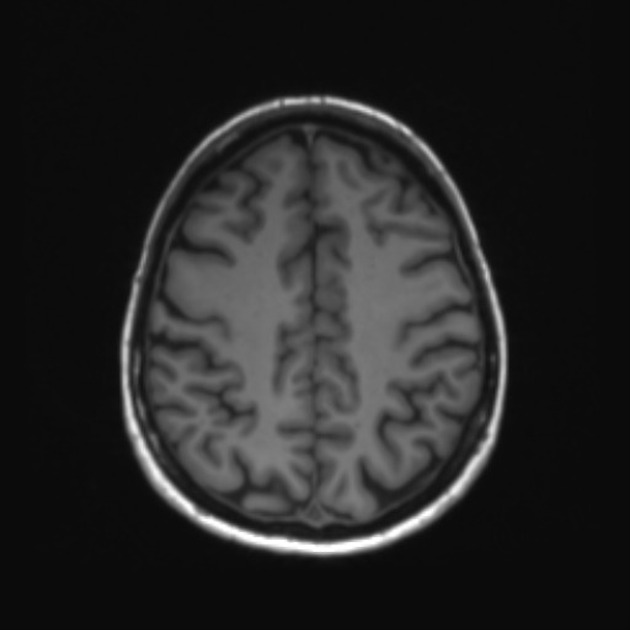
#> input picture no/mri_healthy (1).jpeg, 630 x 630 px, found by its file name; its folder holds 4 pictures in this run
$ jupyter execute --allow-errors ML_project.ipynb   (older library calls are emulated)
#> lines starting #> are read from the running program, lines starting #| are printed output that depends on the picture; after the words box and inside, x2 and y2 are one past the last pixel; in counts of white or black regions, pixels touching at a corner belong together
[cell 1]
import cv2 as cv
import numpy as np
import os
import matplotlib.pyplot as plt
import skimage.feature as skf
from skimage.feature import graycomatrix, graycoprops, local_binary_pattern
from skimage.measure import regionprops, label
from skimage.morphology import remove_small_objects
from skimage import measure
from sklearn.model_selection import train_test_split, GridSearchCV, StratifiedKFold, cross_val_score
from sklearn.preprocessing import StandardScaler
from sklearn.metrics import accuracy_score, classification_report, confusion_matrix, roc_auc_score, roc_curve, precision_score, recall_score, f1_score
from sklearn.svm import SVC
from sklearn.feature_selection import SelectKBest, f_classif, mutual_info_classif
from scipy.stats import mode
import pandas as pd
from scipy.special import expit
from sklearn import metrics
from skimage.feature import hog

[cell 2]
# preprocess_image

target_size = (256, 256)

def pad_image(image):
    h, w = image.shape
    pad_h_top = max(0, (target_size[0] - h) // 2)
    pad_h_bottom = max(0, target_size[0] - h - pad_h_top)
    pad_w_left = max(0, (target_size[1] - w) // 2)
    pad_w_right = max(0, target_size[1] - w - pad_w_left)

    padded_image = np.pad(image, ((pad_h_top, pad_h_bottom), (pad_w_left, pad_w_right)), mode='constant', constant_values = 0)
    return padded_image[:target_size[0], :target_size[1]]  # Ensure final dimensions


def resize_image(image):
    h, w = image.shape
    scale = min(target_size[0] / float(h), target_size[1] / float(w))
    new_h, new_w = int(h * scale), int(w * scale)
    resized_image = cv.resize(image, (new_w, new_h))

    return resized_image


def apply_otsu_threshold(image):
    blurred_image = cv.GaussianBlur(image, (5, 5), 0)
    _, thresholded_image = cv.threshold(blurred_image, 0, 255, cv.THRESH_BINARY + cv.THRESH_OTSU)

    # Morphological operations to clean up small artifacts
    kernel = cv.getStructuringElement(cv.MORPH_ELLIPSE, (3, 3))
    cleaned_image = cv.morphologyEx(thresholded_image, cv.MORPH_CLOSE, kernel)
    cleaned_image = cv.morphologyEx(cleaned_image, cv.MORPH_OPEN, kernel)

    return cleaned_image


def apply_clahe(image):
    # Apply CLAHE to enhance the contrast of the image.
    clahe = cv.createCLAHE(clipLimit=2.0, tileGridSize=(8, 8))
    clahe_image = clahe.apply(image)  # Apply CLAHE to the grayscale image

    return clahe_image


def normalize_image(image):
    min_val, max_val = np.min(image), np.max(image)
    return (image - min_val) / (max_val - min_val)


def skull_strip(image, thresholded_image):
    # Use the thresholded image as a mask to keep only the brain region
    mask = thresholded_image > 0
    skull_stripped_image = np.zeros_like(image)
    skull_stripped_image[mask] = image[mask]
    return skull_stripped_image


def preprocess_image(image):
    if image.shape[0] < target_size[0] or image.shape[1] < target_size[1]:
        padded_image = pad_image(image)
    else:
        resized_image = resize_image(image)
        padded_image = pad_image(resized_image)

    # Apply CLAHE for contrast enhancement
    clahe_image = apply_clahe(padded_image)  # Assuming CLAHE function is already defined

    # Apply Otsu thresholding to isolate the brain region
    otsu_image = apply_otsu_threshold(clahe_image)
    # Perform skull stripping
    skull_stripped_image = skull_strip(clahe_image, otsu_image)

    # Normalize the image to [0, 1]
    normalized_image = normalize_image(skull_stripped_image)  # Normalize function defined as before

    return normalized_image


def preprocess_image_2(image):
    if image.shape[0] < target_size[0] or image.shape[1] < target_size[1]:
        padded_image = pad_image(image)
    else:
        resized_image = resize_image(image)
        padded_image = pad_image(resized_image)

    clahe_image = apply_clahe(padded_image)
    otsu_image = apply_otsu_threshold(clahe_image)
    skull_stripped_image = skull_strip(clahe_image, otsu_image)
    normalized_image = normalize_image(skull_stripped_image)

    return padded_image, clahe_image, otsu_image, skull_stripped_image, normalized_image

[cell 3]
# prepare_images

def rename_image(file_name, input_dir, index):
    if 'no' in input_dir:
        return f"no_{index}.png"
    elif 'yes' in input_dir:
        return f"yes_{index}.png"
    else:
        return f"image_{index}.png"

def prepare_images(input_dir, output_dir):
    os.makedirs(output_dir, exist_ok=True)
    index = 1

    for file_name in os.listdir(input_dir):
        if file_name.lower().endswith(('.png', '.jpg', '.jpeg')):
            img_path = os.path.join(input_dir, file_name)
            image = cv.imread(img_path, cv.IMREAD_GRAYSCALE)

            processed_image = preprocess_image(image)
            new_name = rename_image(file_name, input_dir, index)
            output_path = os.path.join(output_dir, new_name)

            cv.imwrite(output_path, (processed_image * 255).astype(np.uint8))
            index += 1

[cell 4]
def visualize_steps(original, padded, clahe, otsu, stripped, normalized):
    titles = ['Original', 'Padded', 'CLAHE', 'Otsu Threshold', 'Skull Stripped', 'Normalized']
    images = [original, padded, clahe, otsu, stripped, normalized]

    plt.figure(figsize=(15, 5))
    for i, (title, img) in enumerate(zip(titles, images)):
        plt.subplot(1, 6, i + 1)
        plt.title(title)
        plt.imshow(img, cmap='gray')
        plt.axis('off')
    plt.tight_layout()
    plt.show()

def visualize_directory_images(input_dir, num_images=5):
    # Load and preprocess images
    for i, file_name in enumerate(os.listdir(input_dir)):
        if file_name.endswith(('.png', '.jpg', '.jpeg', '.PNG', '.JPG', '.JPEG')) and i < num_images:
            img_path = os.path.join(input_dir, file_name)
            image = cv.imread(img_path, cv.IMREAD_GRAYSCALE)

            # Preprocess image
            padded_image, clahe_image, otsu_image, skull_stripped_image, roi, normalized_image = preprocess_image_2(image)

            # Resize original image for visualization
            resized_original_image = cv.resize(image, target_size)

            # Visualize all steps
            visualize_steps(padded_image, clahe_image, otsu_image, skull_stripped_image, roi, normalized_image)

[cell 5]
input_dir_no = '/content/drive/MyDrive/my_dataset/no'         # Path to "no" images
output_dir_no = '/content/drive/MyDrive/my_dataset/no_after'  # Path to store processed "no" images

prepare_images(input_dir_no, output_dir_no)
#> in prepare_images, image is the input picture: shape (630, 630); min 9, max 255, mean 37.7
#> in apply_clahe, `clahe_image = clahe.apply(image)`:
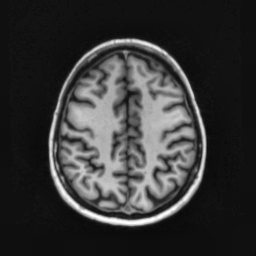
#> clahe_image: shape (256, 256); min 8, max 255, mean 54.1
#> in apply_otsu_threshold, `_, thresholded_image = cv.threshold(blurred_image, 0, 255, cv.THRESH_B..`:
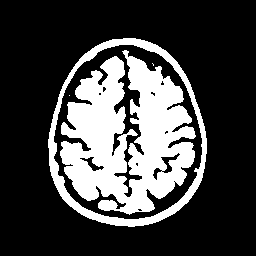
#> thresholded_image: shape (256, 256); 26.2% white; 4 white regions (2 under 20 px), largest, box (x1, y1, x2, y2) and area: (60, 50, 196, 215) 13643, (48, 38, 207, 227) 3514
#> in apply_otsu_threshold, `cleaned_image = cv.morphologyEx(thresholded_image, cv.MORPH_CLOSE, ker..`:
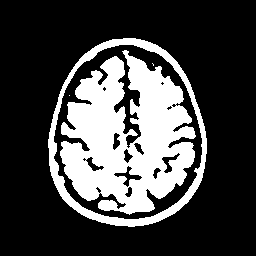
#> cleaned_image: shape (256, 256); 26.4% white; 4 white regions (2 under 20 px), largest, box (x1, y1, x2, y2) and area: (60, 50, 196, 215) 13792, (48, 38, 207, 227) 3516
#> in apply_otsu_threshold, `cleaned_image = cv.morphologyEx(cleaned_image, cv.MORPH_OPEN, kernel)`: cleaned_image: shape (256, 256); 26.4% white; 2 white regions, box (x1, y1, x2, y2) and area: (60, 50, 196, 215) 13768, (48, 38, 207, 227) 3513
#> in skull_strip, `skull_stripped_image[mask] = image[mask]`:
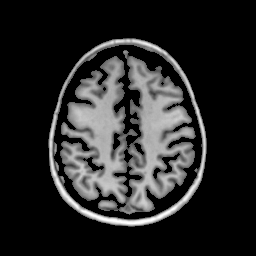
#> skull_stripped_image: shape (256, 256); min 0, max 255, mean 38.7
#> in normalize_image, `min_val, max_val = np.min(image), np.max(image)`: min_val = 0; max_val = 255
#> pass 2 of the loop in prepare_images, `for file_name in os.listdir(input_dir):`:
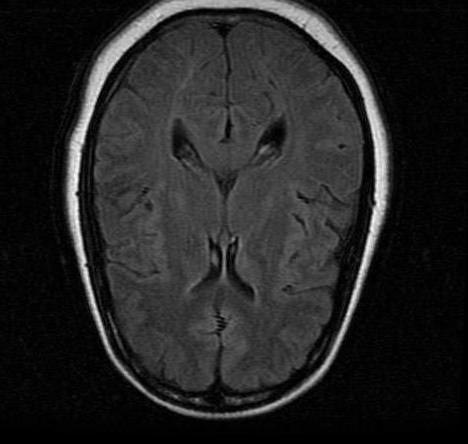
#> input picture no/mri_healthy (103).jpg, 468 x 444 px, found by its file name
#> in prepare_images, image is the input picture: shape (444, 468); min 0, max 253, mean 36.4
#> resized_image: shape (242, 256)
#> in apply_otsu_threshold (call 2), `_, thresholded_image = cv.threshold(blurred_image, 0, 255, cv.THRESH_B..`:
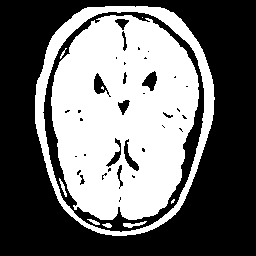
#> thresholded_image: shape (256, 256); 42.8% white; 10 white regions (3 under 20 px), largest, box (x1, y1, x2, y2) and area: (51, 15, 199, 220) 22710, (35, 6, 215, 236) 5091, (123, 221, 147, 228) 77
#> mask: shape (256, 256) bool; 43.1% white; 4 white regions (2 under 20 px), largest, box (x1, y1, x2, y2) and area: (35, 6, 215, 236) 28152, (123, 221, 146, 228) 72
#> in skull_strip (call 2), `skull_stripped_image[mask] = image[mask]`:
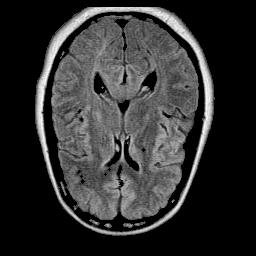
#> skull_stripped_image: shape (256, 256); min 0, max 252, mean 48.4
#> pass 3 of the loop in prepare_images, `for file_name in os.listdir(input_dir):`:
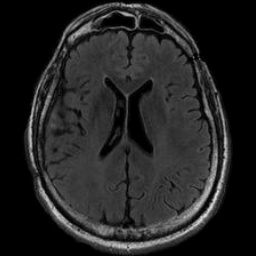
#> input picture no/mri_healthy (1043).jpg, 256 x 256 px, found by its file name
#> in prepare_images, image is the input picture: shape (256, 256); min 0, max 227, mean 35
#> in apply_otsu_threshold (call 3), `_, thresholded_image = cv.threshold(blurred_image, 0, 255, cv.THRESH_B..`:
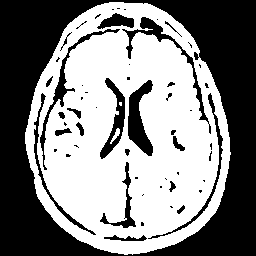
#> thresholded_image: shape (256, 256); 52.4% white; 56 black regions (33 under 20 px), largest, box (x1, y1, x2, y2) and area: (0, 0, 256, 256) 25283, (128, 80, 153, 156) 981, (122, 17, 211, 134) 856
#> mask: shape (256, 256) bool; 53.2% white; 48 black regions (20 under 20 px), largest, box (x1, y1, x2, y2) and area: (0, 0, 256, 256) 25283, (128, 80, 153, 156) 979, (34, 54, 88, 231) 876
#> in skull_strip (call 3), `skull_stripped_image[mask] = image[mask]`:
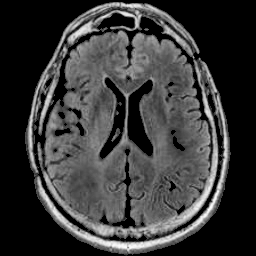
#> skull_stripped_image: shape (256, 256); min 0, max 252, mean 57.1
#> the loop made 4 passes; the first 3 are shown

[cell 6]
input_dir_yes = '/content/drive/MyDrive/my_dataset/yes'         # Path to "yes" images
output_dir_yes = '/content/drive/MyDrive/my_dataset/yes_after'  # Path to store processed "yes" images

#> (the rest of this cell did not finish here and is left out)


[cell 7]
input_dir = "/content/drive/MyDrive/my_dataset/no"
#> (the rest of this cell did not finish here and is left out)


[cell 8]
input_dir = "/content/drive/MyDrive/my_dataset/yes"
#> (the rest of this cell did not finish here and is left out)
